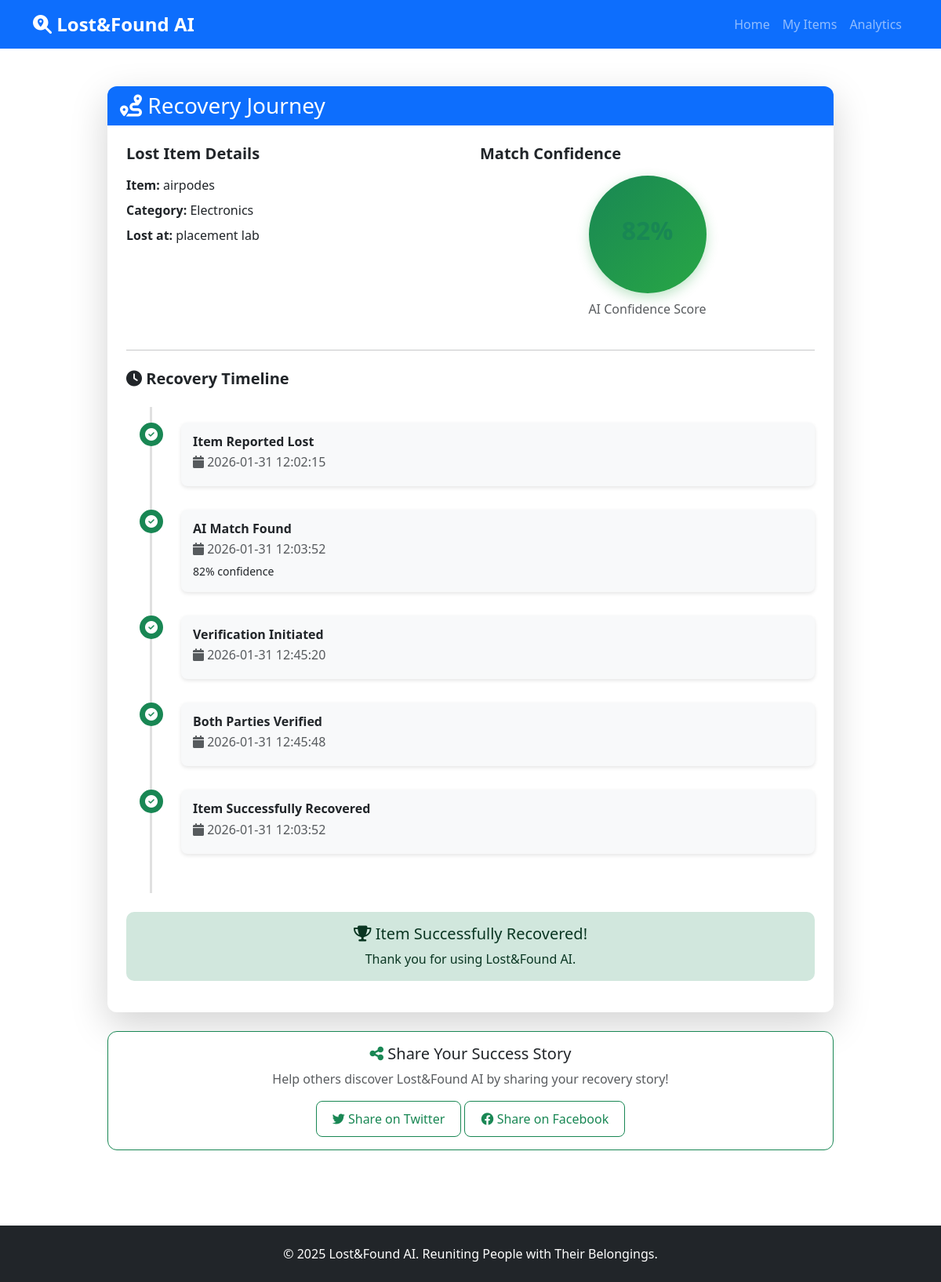
Page /timeline/1 on the committed database.
### tables this page shows
CREATE TABLE lost_items (
            id INTEGER PRIMARY KEY AUTOINCREMENT,
            category TEXT NOT NULL,
            item_name TEXT NOT NULL,
            description TEXT NOT NULL,
            color TEXT,
            location TEXT NOT NULL,
            lost_date TEXT NOT NULL,
            contact_name TEXT NOT NULL,
            contact_phone TEXT NOT NULL,
            contact_email TEXT,
            photo_path TEXT,
            status TEXT DEFAULT 'active',
            created_at TIMESTAMP DEFAULT CURRENT_TIMESTAMP
        );

CREATE TABLE matches (
            id INTEGER PRIMARY KEY AUTOINCREMENT,
            lost_item_id INTEGER NOT NULL,
            found_item_id INTEGER NOT NULL,
            confidence_score REAL NOT NULL,
            category_score REAL,
            location_score REAL,
            description_score REAL,
            status TEXT DEFAULT 'pending',
            created_at TIMESTAMP DEFAULT CURRENT_TIMESTAMP,
            FOREIGN KEY (lost_item_id) REFERENCES lost_items (id),
            FOREIGN KEY (found_item_id) REFERENCES found_items (id)
        );

CREATE TABLE verifications (
            id INTEGER PRIMARY KEY AUTOINCREMENT,
            match_id INTEGER NOT NULL,
            claimer_otp TEXT NOT NULL,
            finder_otp TEXT NOT NULL,
            claimer_verified BOOLEAN DEFAULT 0,
            finder_verified BOOLEAN DEFAULT 0,
            verified_at TIMESTAMP,
            status TEXT DEFAULT 'pending',
            created_at TIMESTAMP DEFAULT CURRENT_TIMESTAMP,
            FOREIGN KEY (match_id) REFERENCES matches (id)
        );

### app.py (the view)
@app.route('/timeline/<int:match_id>')
def timeline(match_id):
    match = db.get_match(match_id)
    if not match:
        flash('Match not found', 'error')
        return redirect(url_for('index'))
    timeline_events = db.get_timeline_events(match_id)
    return render_template('timeline.html', match=match, timeline=timeline_events)

### database.py (called while the page is built)
def get_db_connection():
    conn = sqlite3.connect(DATABASE)
    conn.row_factory = sqlite3.Row
    return conn

def get_match(match_id):
    conn = get_db_connection()
    cursor = conn.cursor()
    cursor.execute('''
        SELECT m.*,
               l.item_name as lost_item_name, l.description as lost_description,
               l.category as lost_category, l.location as lost_location,
               l.contact_name as lost_contact_name, l.contact_phone as lost_contact_phone,
               f.item_name as found_item_name, f.description as found_description,
               f.category as found_category, f.found_location,
               f.contact_name as found_contact_name, f.contact_phone as found_contact_phone
        FROM matches m
        JOIN lost_items l ON m.lost_item_id = l.id
        JOIN found_items f ON m.found_item_id = f.id
        WHERE m.id = ?
    ''', (match_id,))
    match = cursor.fetchone()
    conn.close()
    return dict(match) if match else None

### templates/timeline.html (shortened to what this page needs)
<!DOCTYPE html>
<html lang="en">
<head>
    <link href="https://cdn.jsdelivr.net/npm/bootstrap@5.3.0/dist/css/bootstrap.min.css" rel="stylesheet">
    <link rel="stylesheet" href="https://cdnjs.cloudflare.com/ajax/libs/font-awesome/6.4.0/css/all.min.css">
    <link rel="stylesheet" href="{{ url_for('static', filename='css/style.css') }}">
</head>
<body>
    <nav class="navbar navbar-expand-lg navbar-dark bg-primary">
        <div class="container">
            <a class="navbar-brand" href="/">
                <i class="fas fa-search-location"></i> Lost&Found AI
            </a>
            <div class="collapse navbar-collapse" id="navbarNav">
                <ul class="navbar-nav ms-auto">
                    <li class="nav-item">
                        <a class="nav-link" href="/">Home</a>
                    </li>
                    <li class="nav-item">
                        <a class="nav-link" href="/my_items">My Items</a>
                    </li>
                    <li class="nav-item">
                        <a class="nav-link" href="/analytics">Analytics</a>
                    </li>
                </ul>
            </div>
        </div>
    </nav>
    <section class="py-5">
        <div class="container">
            <div class="row justify-content-center">
                <div class="col-lg-10">
                    <div class="card shadow-lg border-0 mb-4">
                        <div class="card-header bg-primary text-white">
                            <h3 class="mb-0">
                                <i class="fas fa-route"></i> Recovery Journey
                            </h3>
                        </div>
                        <div class="card-body p-4">
                            <div class="row mb-4">
                                <div class="col-md-6">
                                    <h5 class="fw-bold mb-3">Lost Item Details</h5>
                                    <p class="mb-2">
                                        <strong>Item:</strong> {{ match.lost_item_name }}
                                    </p>
                                    <p class="mb-2">
                                        <strong>Category:</strong> {{ match.lost_category }}
                                    </p>
                                    <p class="mb-2">
                                        <strong>Lost at:</strong> {{ match.lost_location }}
                                    </p>
                                </div>
                                <div class="col-md-6">
                                    <h5 class="fw-bold mb-3">Match Confidence</h5>
                                    <div class="text-center">
                                        <div class="circular-progress mb-2">
                                            <h2 class="fw-bold text-success">
                                            </h2>
                                        </div>
                                        <p class="text-muted">AI Confidence Score</p>
                                    </div>
                                </div>
                            </div>
                            <hr>
                            <h5 class="fw-bold mb-4 mt-4">
                                <i class="fas fa-clock"></i> Recovery Timeline
                            </h5>
                            <div class="timeline">
                                {% for event in timeline %}
                                <div class="timeline-item {% if event.status == 'completed' %}completed{% else %}in-progress{% endif %}">
                                    <div class="timeline-marker">
                                        {% if event.status == 'completed' %}
                                        <i class="fas fa-check-circle"></i>
                                        {% else %}
                                        <i class="fas fa-circle"></i>
                                        {% endif %}
                                    </div>
                                    <div class="timeline-content">
                                        <h6 class="fw-bold mb-1">{{ event.event }}</h6>
                                        <p class="text-muted mb-1">
                                            <i class="fas fa-calendar"></i>
                                            {{ event.timestamp }}
                                        </p>
                                        {% if event.details %}
                                        <p class="mb-0">
                                            <small>{{ event.details }}</small>
                                        </p>
                                        {% endif %}
                                    </div>
                                </div>
                                {% endfor %}
                            </div>
                            <div class="mt-4 text-center">
                                {% if match.status == 'verified' %}
                                <a href="/mark_recovered/{{ match.id }}" class="btn btn-success btn-lg">
                                    <i class="fas fa-check-circle"></i> Mark as Successfully Recovered
                                </a>
                                {% elif match.status == 'recovered' %}
                                <div class="alert alert-success">
                                    <h5>
                                        <i class="fas fa-trophy"></i> Item Successfully Recovered!
                                    </h5>
                                    <p class="mb-0">Thank you for using Lost&Found AI.</p>
                                </div>
                                {% endif %}
                            </div>
                        </div>
                    </div>
                    {% if match.status == 'recovered' %}
                    <div class="card border-success">
                        <div class="card-body text-center">
                            <h5 class="card-title">
                                <i class="fas fa-share-alt text-success"></i> Share Your Success Story
                            </h5>
                            <p class="text-muted">
                                Help others discover Lost&Found AI by sharing your recovery story!
                            </p>
                            <button class="btn btn-outline-success">
                                <i class="fab fa-twitter"></i> Share on Twitter
                            </button>
                            <button class="btn btn-outline-success">
                                <i class="fab fa-facebook"></i> Share on Facebook
                            </button>
                        </div>
                    </div>
                    {% endif %}
                </div>
            </div>
        </div>
    </section>
    <footer class="bg-dark text-white py-4 mt-5">
        <div class="container text-center">
            <p class="mb-0">&copy; 2025 Lost&Found AI. Reuniting People with Their Belongings.</p>
        </div>
    </footer>
</body>
</html>

### statics/style.css (style rules this page uses)
:root { --primary-color: #0d6efd; --success-color: #198754; --danger-color: #dc3545; --warning-color: #ffc107; --info-color: #0dcaf0; }
body { font-family: 'Segoe UI', Tahoma, Geneva, Verdana, sans-serif; min-height: 100vh; display: flex; flex-direction: column; }
.timeline { position: relative; padding: 20px 0; }
.timeline::before { content: ''; position: absolute; left: 30px; top: 0; bottom: 0; width: 3px; background: #e0e0e0; }
.timeline-item { position: relative; padding-left: 70px; margin-bottom: 30px; }
.timeline-marker { position: absolute; left: 17px; width: 30px; height: 30px; border-radius: 50%; background: white; border: 3px solid #e0e0e0; display: flex; align-items: center; justify-content: center; z-index: 1; }
.timeline-item.completed .timeline-marker { background: var(--success-color); border-color: var(--success-color); color: white; }
.timeline-content { background: #f8f9fa; padding: 15px; border-radius: 8px; box-shadow: 0 2px 5px rgba(0,0,0,0.1); }
.circular-progress { width: 150px; height: 150px; border-radius: 50%; background: linear-gradient(135deg, var(--success-color) 0%, #28a745 100%); display: flex; align-items: center; justify-content: center; margin: 0 auto; box-shadow: 0 5px 15px rgba(40, 167, 69, 0.3); }
.navbar-brand { font-size: 1.5rem; font-weight: bold; }
.card { border-radius: 12px; overflow: hidden; }
.card-header { border-bottom: none; font-weight: 600; }
.btn { border-radius: 8px; padding: 10px 20px; font-weight: 500; transition: all 0.3s ease; }
.alert { border-radius: 10px; border: none; }
footer { margin-top: auto; }
.shadow-lg { box-shadow: 0 1rem 3rem rgba(0,0,0,.175)!important; }

### rows in the picture
lost_items: lost_item_name "airpodes", lost_category "Electronics", lost_location "placement lab", event "Item Reported Lost", timestamp "2026-01-31 12:02:15"
matches: event "AI Match Found", timestamp "2026-01-31 12:03:52", details "82% confidence", event "Item Successfully Recovered"
verifications: status "completed" (drawn), event "Verification Initiated", timestamp "2026-01-31 12:45:20", event "Both Parties Verified", timestamp "2026-01-31 12:45:48"
